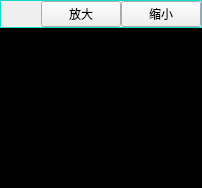
         <widget class="QWidget" name="ES_PE_tab">
          <property name="sizePolicy">
           <sizepolicy hsizetype="Minimum" vsizetype="Preferred">
            <horstretch>0</horstretch>
            <verstretch>0</verstretch>
           </sizepolicy>
          </property>
          <attribute name="title">
           <string>电能误差</string>
          </attribute>
          <layout class="QGridLayout" name="gridLayout_27">
           <property name="margin">
            <number>0</number>
           </property>
           <property name="spacing">
            <number>0</number>
           </property>
           <item row="0" column="0">
            <widget class="QFrame" name="ES_PE_Frame">
             <property name="sizePolicy">
              <sizepolicy hsizetype="Expanding" vsizetype="Minimum">
               <horstretch>0</horstretch>
               <verstretch>0</verstretch>
              </sizepolicy>
             </property>
             <property name="maximumSize">
              <size>
               <width>16777215</width>
               <height>30</height>
              </size>
             </property>
             <property name="font">
              <font>
               <family>Arial Narrow</family>
              </font>
             </property>
             <property name="styleSheet">
              <string notr="true">#ES_PE_Frame
{
    border: 1px solid rgb(18, 220, 200);
    background: qlineargradient(spread:reflect,
        x1:0, y1:0, x2:1, y2:0,
        stop:0 rgba(7, 85, 75, 255),
        stop:1 rgba(18, 220, 200, 255));

}



</string>
             </property>
             <property name="frameShape">
              <enum>QFrame::StyledPanel</enum>
             </property>
             <property name="frameShadow">
              <enum>QFrame::Raised</enum>
             </property>
             <layout class="QGridLayout" name="gridLayout_12">
              <property name="margin">
               <number>0</number>
              </property>
              <property name="spacing">
               <number>0</number>
              </property>
              <item row="0" column="1">
               <widget class="QPushButton" name="ES_PE_zoomOut_PsBtn">
                <property name="font">
                 <font>
                  <family>Arial Narrow</family>
                 </font>
                </property>
                <property name="text">
                 <string>放大</string>
                </property>
               </widget>
              </item>
              <item row="0" column="2">
               <widget class="QPushButton" name="ES_PE_zoomIn_PsBtn">
                <property name="font">
                 <font>
                  <family>Arial Narrow</family>
                 </font>
                </property>
                <property name="text">
                 <string>缩小</string>
                </property>
               </widget>
              </item>
              <item row="0" column="0">
               <spacer name="horizontalSpacer_6">
                <property name="font">
                 <font>
                  <family>Arial Narrow</family>
                 </font>
                </property>
                <property name="orientation">
                 <enum>Qt::Horizontal</enum>
                </property>
                <property name="sizeHint" stdset="0">
                 <size>
                  <width>40</width>
                  <height>20</height>
                 </size>
                </property>
               </spacer>
              </item>
             </layout>
            </widget>
           </item>
           <item row="1" column="0">
            <widget class="QwtPlot" name="ES_PE_QwtPlot">
             <property name="sizePolicy">
              <sizepolicy hsizetype="Expanding" vsizetype="Preferred">
               <horstretch>0</horstretch>
               <verstretch>0</verstretch>
              </sizepolicy>
             </property>
             <property name="minimumSize">
              <size>
               <width>0</width>
               <height>160</height>
              </size>
             </property>
             <property name="maximumSize">
              <size>
               <width>16777215</width>
               <height>160</height>
              </size>
             </property>
             <property name="font">
              <font>
               <family>Arial Narrow</family>
              </font>
             </property>
             <property name="styleSheet">
              <string notr="true">color: rgb(0, 170, 255);
background-color: rgb(0, 0, 0);</string>
             </property>
            </widget>
           </item>
          </layout>
         </widget>
